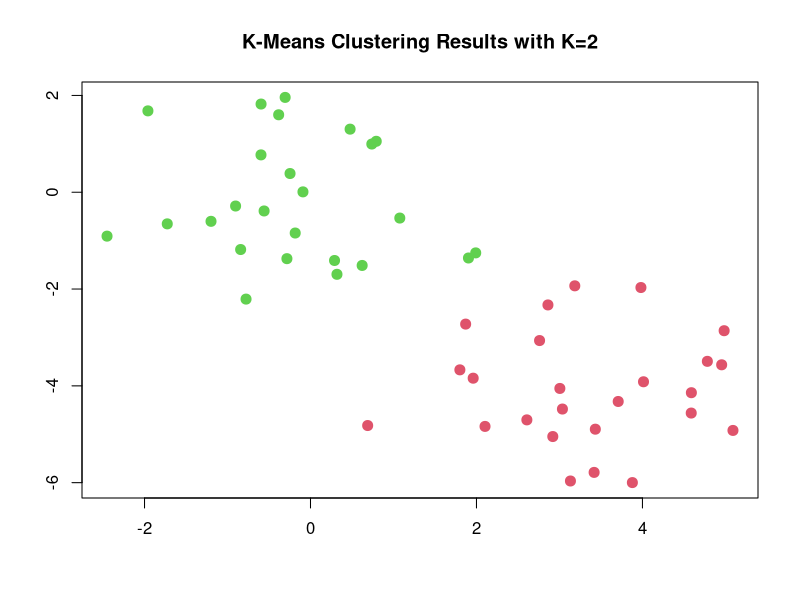
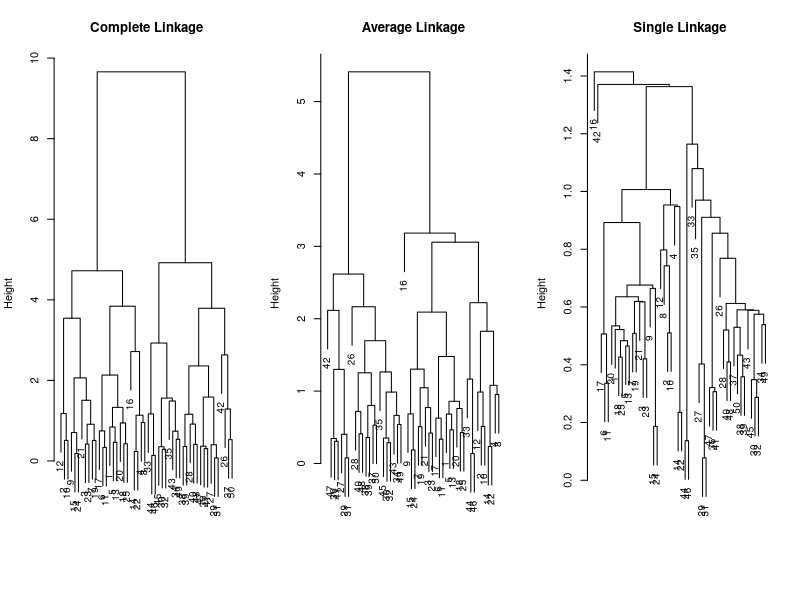
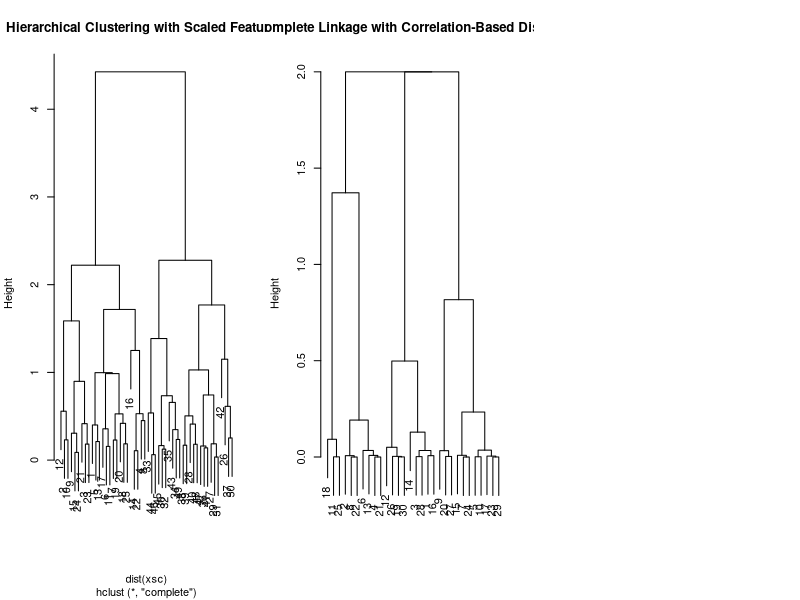

Generate these figures, in order, with R:
## ---- chunk 1
knitr::opts_chunk$set(echo = TRUE)
## ---- chunk 2
set.seed(2)
x=matrix(rnorm(50*2), ncol=2)
x[1:25,1]=x[1:25,1]+3
x[1:25,2]=x[1:25,2]-4
## ---- chunk 3
km.out=kmeans(x,2,nstart=20)
km.out$cluster
## ---- chunk 4
plot(x, col=(km.out$cluster + 1), main="K-Means Clustering Results with K=2", xlab="", ylab="", pch=20, cex=2)
## ---- chunk 5
set.seed (4)
km.out=kmeans(x,3,nstart=20)
km.out
## ---- chunk 6
set.seed(3)
km.out=kmeans(x,3,nstart=1)
km.out$tot.withinss # [1] 104.3319
## ---- chunk 7
km.out=kmeans(x,3,nstart=20)
km.out$tot.withinss
## ---- chunk 8
hc.complete=hclust(dist(x), method="complete")
## ---- chunk 9
hc.average=hclust(dist(x), method="average")
hc.single=hclust(dist(x), method="single")
## ---- chunk 10
par(mfrow=c(1,3))
plot(hc.complete, main="Complete Linkage", xlab="", sub="", cex =.9)
plot(hc.average, main="Average Linkage", xlab="", sub="", cex =.9)
plot(hc.single, main="Single Linkage", xlab="", sub="", cex =.9)
## ---- chunk 11
cutree(hc.complete, 2)
## ---- chunk 12
cutree(hc.average, 2)
## ---- chunk 13
cutree(hc.single, 2)
## ---- chunk 14
cutree(hc.single, 4)
## ---- chunk 15
xsc=scale(x)
plot(hclust(dist(xsc), method="complete"), main="Hierarchical Clustering with Scaled Features ")
## ---- chunk 16
x=matrix(rnorm(30*3), ncol=3)
dd=as.dist(1-cor(t(x)))
plot(hclust(dd, method="complete"), main="Complete Linkage with Correlation-Based Distance", xlab="", sub="")
